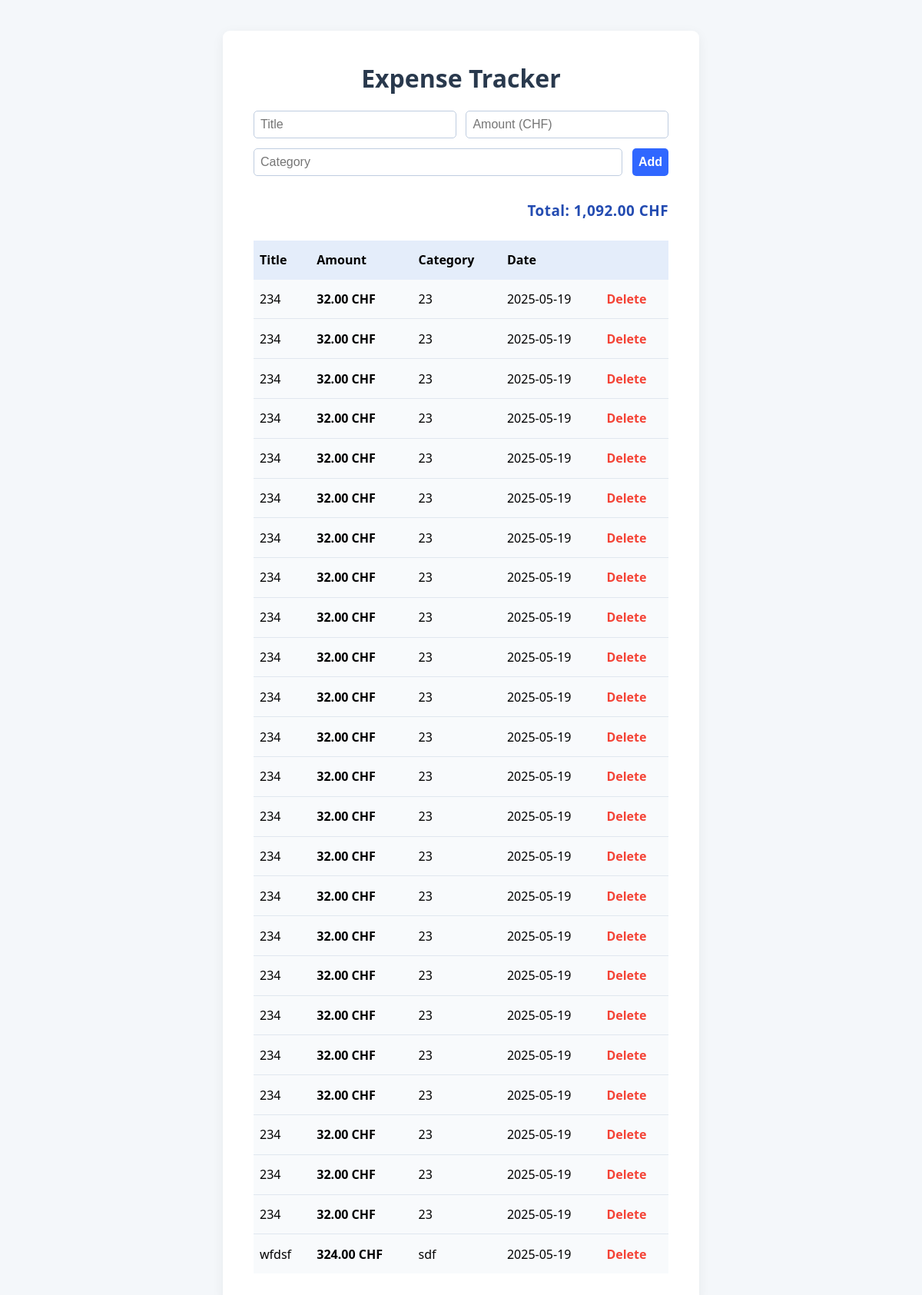
The page / on the database its author committed.
### tables this page shows
CREATE TABLE transactions (
                id INTEGER PRIMARY KEY AUTOINCREMENT,
                title TEXT NOT NULL,
                amount REAL NOT NULL,
                category TEXT NOT NULL,
                created_at TEXT DEFAULT CURRENT_TIMESTAMP
            );

### src/transactions.php (called while the page is built, shortened)
<?php
class Transactions
{
    public static function all(): array
    {
        $pdo = DB::connect();
        $stmt = $pdo->query("SELECT * FROM transactions ORDER BY created_at DESC");
        return $stmt->fetchAll(PDO::FETCH_ASSOC);
    }
}

### public/index.php (the view, shortened to what this page needs)
<?php
$transactions = Transactions::all();
$totalAmount = 0;
foreach ($transactions as $t) {
    $totalAmount += (float) $t['amount'];
}
?>
<!DOCTYPE html>
<html lang="en">
<head>
</head>
<body>
    <div class="container">
        <h1>Expense Tracker</h1>
        <form method="post" autocomplete="off">
            <input name="title" type="text" placeholder="Title" required>
            <input name="amount" type="number" min="0.01" step="0.01" placeholder="Amount (CHF)" required>
            <input name="category" type="text" placeholder="Category" required>
            <button type="submit">Add</button>
        </form>
        <div class="total">
            Total: <?= number_format($totalAmount, 2) ?> CHF
        </div>
        <table>
            <tr>
                <th>Title</th>
                <th>Amount</th>
                <th>Category</th>
                <th>Date</th>
                <th></th>
            </tr>
            <?php if (empty($transactions)): ?>
                <tr><td colspan="5" style="text-align:center; color:#666;">No transactions found.</td></tr>
            <?php else: ?>
                <?php foreach ($transactions as $t): ?>
                    <tr>
                        <td><?= htmlspecialchars($t['title']) ?></td>
                        <td class="amount"><?= number_format($t['amount'], 2) ?> CHF</td>
                        <td><?= htmlspecialchars($t['category']) ?></td>
                        <td><?= htmlspecialchars(date('Y-m-d', strtotime($t['created_at']))) ?></td>
                        <td>
                            <a class="delete-link" href="?delete=<?= $t['id'] ?>" onclick="return confirm('Delete this transaction?')">Delete</a>
                        </td>
                    </tr>
                <?php endforeach; ?>
            <?php endif; ?>
        </table>
    </div>
</body>
</html>

### public/index.php (style rules this page uses)
body { font-family: 'Segoe UI', Arial, sans-serif; background: #f4f7fa; margin: 0; padding: 0; }
.container { max-width: 540px; margin: 40px auto; background: #fff; border-radius: 9px; box-shadow: 0 4px 16px rgba(0,0,0,0.06); padding: 2.5rem; }
h1 { font-weight: 600; color: #29394d; text-align: center; margin-top: 0; }
.total { font-size: 1.18rem; margin-bottom: 1.6rem; font-weight: 600; color: #234bb1; text-align: right; letter-spacing: 0.5px; }
form { display: flex; gap: 0.8rem; flex-wrap: wrap; margin-bottom: 2rem; justify-content: space-between; }
form input, form select, form button { font-size: 1rem; padding: 0.5rem; border: 1px solid #bfcde0; border-radius: 5px; }
form input, form select { flex: 1 1 110px; }
form button { background: #3067ff; color: #fff; border: none; font-weight: 600; cursor: pointer; transition: background 0.2s; }
table { width: 100%; border-collapse: collapse; background: #f8fafc; }
th, td { padding: 0.9rem 0.5rem; text-align: left; }
th { background: #e4edfa; font-weight: 600; }
tr:not(:last-child) td { border-bottom: 1px solid #e0e7ef; }
.amount { font-weight: 600; }
.delete-link { color: #f44336; text-decoration: none; font-weight: 600; }

### rows shown on the page
transactions: title "234", amount "32.00", category "23", created_at "2025-05-19"
transactions: title "234", amount "32.00", category "23", created_at "2025-05-19"
transactions: title "234", amount "32.00", category "23", created_at "2025-05-19"
transactions: title "234", amount "32.00", category "23", created_at "2025-05-19"
transactions: title "234", amount "32.00", category "23", created_at "2025-05-19"
transactions: title "234", amount "32.00", category "23", created_at "2025-05-19"
transactions: title "234", amount "32.00", category "23", created_at "2025-05-19"
transactions: title "234", amount "32.00", category "23", created_at "2025-05-19"
transactions: title "234", amount "32.00", category "23", created_at "2025-05-19"
transactions: title "234", amount "32.00", category "23", created_at "2025-05-19"
transactions: title "234", amount "32.00", category "23", created_at "2025-05-19"
transactions: title "234", amount "32.00", category "23", created_at "2025-05-19"
transactions: title "234", amount "32.00", category "23", created_at "2025-05-19"
transactions: title "234", amount "32.00", category "23", created_at "2025-05-19"
transactions: title "234", amount "32.00", category "23", created_at "2025-05-19"
transactions: title "234", amount "32.00", category "23", created_at "2025-05-19"
transactions: title "234", amount "32.00", category "23", created_at "2025-05-19"
transactions: title "234", amount "32.00", category "23", created_at "2025-05-19"
transactions: title "234", amount "32.00", category "23", created_at "2025-05-19"
transactions: title "234", amount "32.00", category "23", created_at "2025-05-19"
transactions: title "234", amount "32.00", category "23", created_at "2025-05-19"
transactions: title "234", amount "32.00", category "23", created_at "2025-05-19"
transactions: title "234", amount "32.00", category "23", created_at "2025-05-19"
transactions: title "234", amount "32.00", category "23", created_at "2025-05-19"
transactions: title "wfdsf", amount "324.00", category "sdf", created_at "2025-05-19"

### other values the page prints
$totalAmount "1,092.00"
